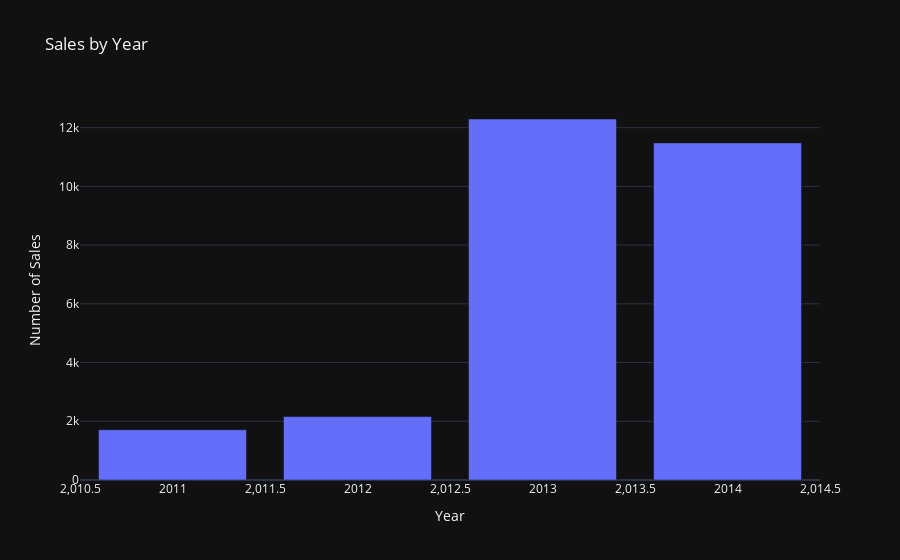

This figure's notebook cell:
### Code cell
# Plotting
fig = px.bar(sales_by_year, x='OrderYear', y='SalesOrderID', title='Sales by Year')

# Figure labels
fig.update_xaxes(title_text='Year')
fig.update_yaxes(title_text='Number of Sales')

# Show plot
fig.show()

### Figure 1 — Plotly figure (JSON) as saved in the notebook; plotly's stock layout.template omitted (floating-point values rounded to 4 significant figures)
{"data": [{"alignmentgroup": "True", "hovertemplate": "OrderYear=%{x}<br>SalesOrderID=%{y}<extra></extra>", "legendgroup": "", "marker": {"color": "#636efa", "pattern": {"shape": ""}}, "name": "", "offsetgroup": "", "orientation": "v", "showlegend": false, "textposition": "auto", "x": [2011, 2012, 2013, 2014], "xaxis": "x", "y": [1710, 2161, 12295, 11481], "yaxis": "y", "type": "bar"}], "layout": {"xaxis": {"anchor": "y", "domain": [0.0, 1.0], "title": {"text": "Year"}}, "yaxis": {"anchor": "x", "domain": [0.0, 1.0], "title": {"text": "Number of Sales"}}, "legend": {"tracegroupgap": 0}, "title": {"text": "Sales by Year"}, "barmode": "relative"}}
